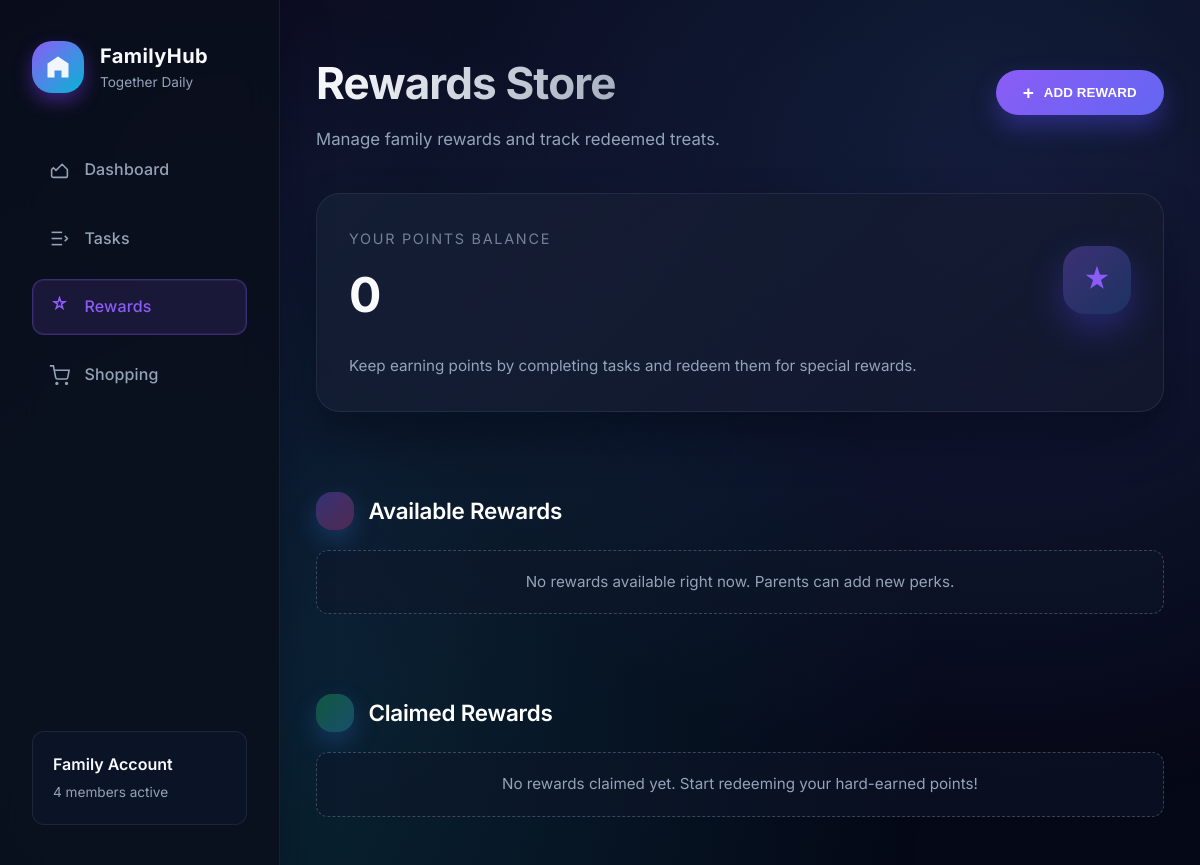
Page /rewards/ (signed in) on the earlier database version.
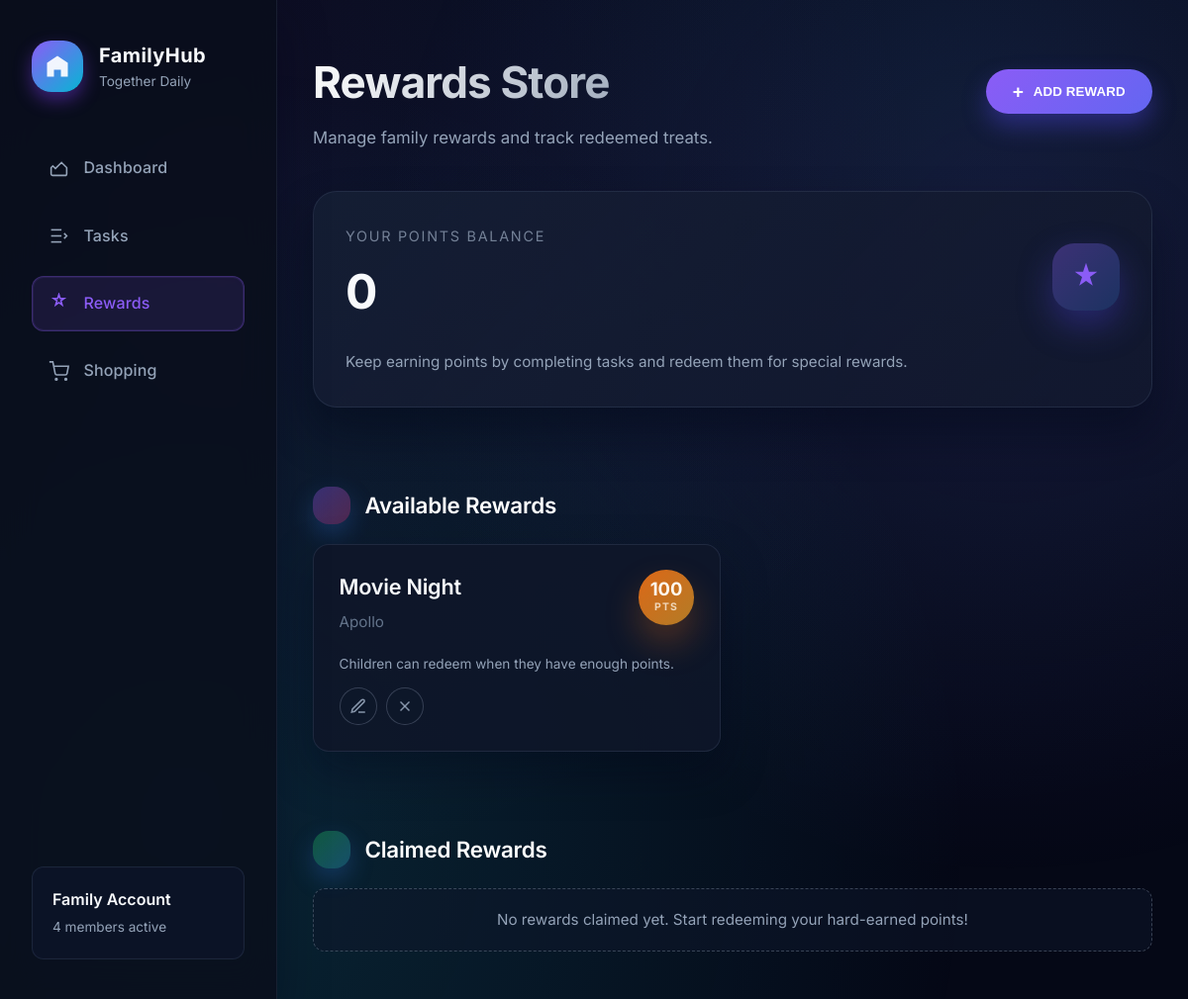
Same page on the later database version.
### a_rewards/models.py (models this page shows, shortened)
class Reward(models.Model):
    name = models.CharField(max_length=255)
    description = models.TextField(blank=True)
    points = models.PositiveIntegerField(default=0)
    family = models.ForeignKey(Family, related_name='rewards', on_delete=models.CASCADE)
    created_by = models.ForeignKey(User, related_name='rewards_created', on_delete=models.CASCADE)
    claimed = models.BooleanField(default=False)
    claimed_by = models.ForeignKey(
        User,
        related_name='rewards_claimed',
        on_delete=models.SET_NULL,
        null=True,
        blank=True,
    )
    claimed_at = models.DateTimeField(null=True, blank=True)
    created_at = models.DateTimeField(auto_now_add=True)
    updated_at = models.DateTimeField(auto_now=True)
    class Meta:
        ordering = ['claimed', '-created_at', 'name']

### a_rewards/views.py (the view, shortened to what this page needs)
# urls.py: path('', views.index, name='landing_index'),
@login_required
def index(request):
    user = request.user
    family = _get_family_for_user(user)
    profile = getattr(user, "family_profile", None)
    if profile is None and family and family.owner_id == user.id:
        profile = _get_or_create_profile(user, default_role=UserProfile.ROLE_PARENT)
    role = profile.role if profile else (UserProfile.ROLE_PARENT if family and family.owner_id == user.id else None)
    is_parent = role == UserProfile.ROLE_PARENT
    is_child = role == UserProfile.ROLE_CHILD
    if family:
        rewards_qs = Reward.objects.filter(family=family).select_related(
            "claimed_by__family_profile",
            "created_by__family_profile",
        )
        available_rewards = list(rewards_qs.filter(claimed=False))
        claimed_rewards = list(rewards_qs.filter(claimed=True))
        for reward in itertools.chain(available_rewards, claimed_rewards):
            reward.can_claim = bool(is_child and not reward.claimed and profile and profile.points >= reward.points)
            reward.points_shortfall = reward.points - (profile.points if profile else 0)
    else:
        available_rewards = []
        claimed_rewards = []
    if profile:
        points_balance = profile.points
    elif is_parent and family:
        child_profiles = UserProfile.objects.filter(user__in=family.members.all(), role=UserProfile.ROLE_CHILD)
        points_balance = sum(child_profiles.values_list("points", flat=True))
    else:
        points_balance = 0
    context = {
        "family": family,
        "profile": profile,
        "role": role,
        "is_parent": is_parent,
        "is_child": is_child,
        "has_family": family is not None,
        "points_balance": points_balance,
        "available_rewards": available_rewards,
        "claimed_rewards": claimed_rewards,
    }
    return render(request, "a_rewards/index.html", context)

### a_rewards/views.py (called while the page is built)
def _get_family_for_user(user):
    family = None
    if hasattr(user, "families"):
        family = user.families.first()
    if family is None:
        family = Family.objects.filter(owner=user).first()
    return family

### templates/a_rewards/index.html (shortened to what the changed rows need)
{% extends "base.html" %}
{% block content %}
  <div class="page-container">
    <header class="page-header">
      <div>
        <h1 class="page-title">Rewards Store</h1>
      </div>
    </header>
    {% if not has_family %}
      <section class="empty-state">
        <p>No family connected yet. Create or join one to start offering rewards.</p>
      </section>
    {% else %}
      <section class="points-overview-card">
        <div class="points-card-header">
          <div>
            <h2 class="points-card-value">{{ points_balance }}</h2>
          </div>
        </div>
      </section>
      <section class="rewards-section">
        <header class="list-section-header">
          <h2>Available Rewards</h2>
        </header>
        <div class="rewards-grid">
          {% if available_rewards %}
            {% for reward in available_rewards %}
              <article class="reward-card">
                <header class="reward-card-header">
                  <div>
                    <h3 class="reward-name">{{ reward.name }}</h3>
                    {% if reward.description %}
                      <p class="reward-description">{{ reward.description }}</p>
                    {% endif %}
                  </div>
                  <span class="reward-points points-chip">
                    <span class="points-value">{{ reward.points }}</span>
                    <span class="points-label">pts</span>
                  </span>
                </header>
                <div class="reward-actions">
                  {% if reward.can_claim %}
                    <form method="post" class="icon-form">
                      {% csrf_token %}
                      <input type="hidden" name="action" value="claim">
                      <input type="hidden" name="reward_id" value="{{ reward.id }}">
                      <button type="submit" class="primary-button reward-button">
                        <span>Claim Reward</span>
                      </button>
                    </form>
                  {% elif is_child %}
                    <button type="button" class="primary-button reward-button" disabled>
                      Need {{ reward.points_shortfall }} more pts
                    </button>
                  {% else %}
                    <div class="reward-note">Children can redeem when they have enough points.</div>
                  {% endif %}
                  {% if is_parent %}
                    <div class="reward-manage">
                      <button
                        type="button"
                        class="icon-button"
                        data-open-reward-modal="edit"
                        data-reward-id="{{ reward.id }}"
                        data-reward-name="{{ reward.name|escape }}"
                        data-reward-description="{{ reward.description|default_if_none:''|escape }}"
                        data-reward-points="{{ reward.points }}"
                      >
                        <svg viewBox="0 0 24 24" aria-hidden="true">
                          <path d="M12 20h9"></path>
                          <path d="M16.5 3.5a2.121 2.121 0 0 1 3 3L7 19l-4 1 1-4Z"></path>
                        </svg>
                      </button>
                      <form method="post" class="icon-form">
                        <button type="submit" class="icon-button" aria-label="Delete {{ reward.name }}">
                          <svg viewBox="0 0 24 24" aria-hidden="true">
                            <line x1="18" y1="6" x2="6" y2="18"></line>
                            <line x1="6" y1="6" x2="18" y2="18"></line>
                          </svg>
                        </button>
                      </form>
                    </div>
                  {% endif %}
                </div>
              </article>
            {% endfor %}
          {% else %}
            <p class="empty-state full-row">No rewards available right now. Parents can add new perks.</p>
          {% endif %}
        </div>
      </section>
      <section class="rewards-section">
        <header class="list-section-header">
          <h2>Claimed Rewards</h2>
        </header>
      </section>
    {% endif %}
  </div>
{% endblock %}

Differences in the rows shown:
added Reward: name "Movie Night", description "Apollo", points "100", shows "Children can redeem when they have enough points."
Other differences:
text no longer shown: "No rewards available right now. Parents can add new perks."
